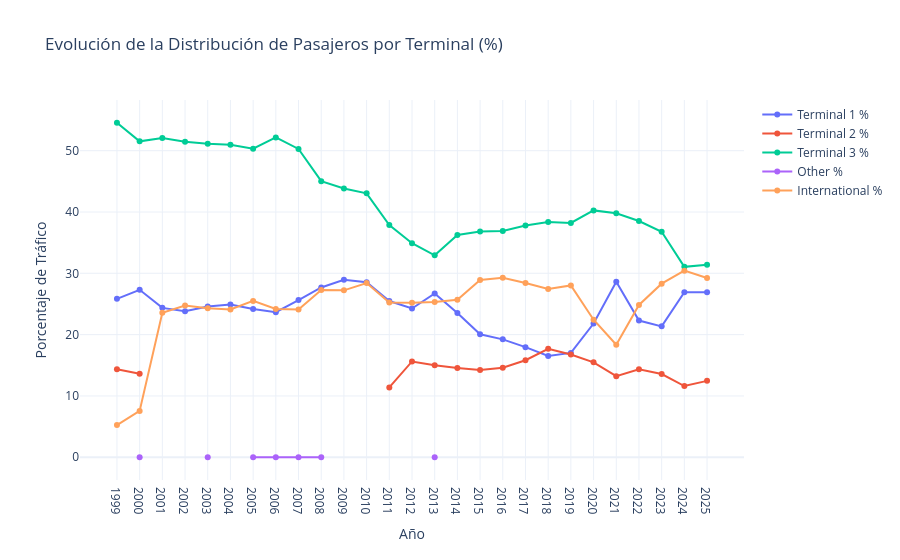
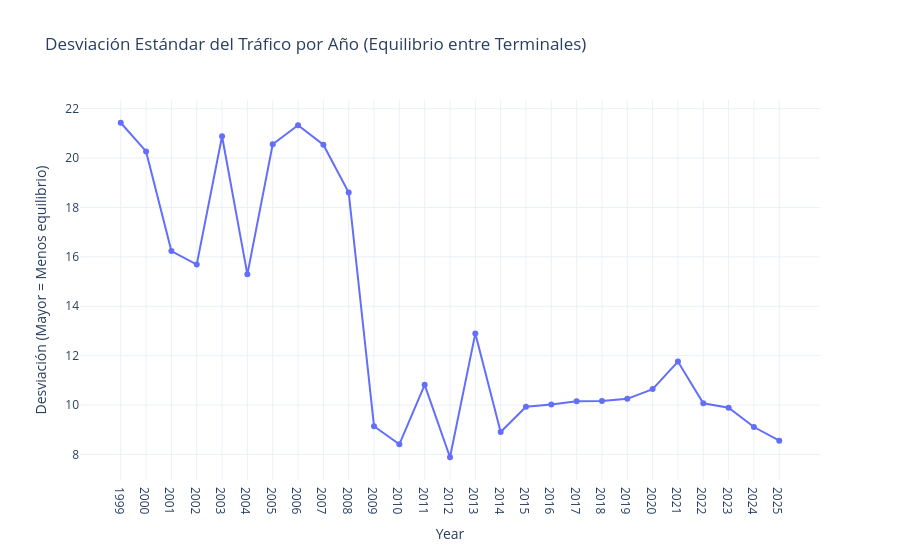

Write notebook code for charts like these, in order.
### Code cell
col_percentage = ["Terminal 1 %",
                  "Terminal 2 %",
                  "Terminal 3 %",
                  "Other %",
                  "International %"]

cols_existentes = [c for c in col_percentage if c in tabla_terminales.columns]

fig1 = go.Figure()

for col in cols_existentes:
    fig1.add_trace(go.Scatter(
        x=tabla_terminales.index,
        y=tabla_terminales[col],
        mode="lines+markers",
        name=col
    ))

fig1.update_layout(
    title="Evolución de la Distribución de Pasajeros por Terminal (%)",
    xaxis_title="Año",
    yaxis_title="Porcentaje de Tráfico",
    template="plotly_white",
    hovermode="x unified"
)

fig1.show()

std_dev_por_anio = tabla_terminales[cols_existentes].std(axis=1)

fig2 = px.line(
    std_dev_por_anio,
    x=std_dev_por_anio.index,
    y=std_dev_por_anio.values,
    title="Desviación Estándar del Tráfico por Año (Equilibrio entre Terminales)",
    labels={"x": "Año", "y": "Desviación (Mayor = Menos equilibrio)"},
)

fig2.update_traces(mode="lines+markers")
fig2.update_layout(template="plotly_white")

fig2.show()

# Mostrar los años más equilibrados
print("Años con mejor equilibrio (menor desviación estándar):")
print(std_dev_por_anio.sort_values().head(5))

### Figure 1 — Plotly figure (JSON) as saved in the notebook; plotly's stock layout.template omitted (floating-point values rounded to 4 significant figures)
{"data": [{"mode": "lines+markers", "name": "Terminal 1 %", "type": "scatter", "x": ["1999", "2000", "2001", "2002", "2003", "2004", "2005", "2006", "2007", "2008", "2009", "2010", "2011", "2012", "2013", "2014", "2015", "2016", "2017", "2018", "2019", "2020", "2021", "2022", "2023", "2024", "2025"], "y": [25.84, 27.31, 24.36, 23.82, 24.59, 24.91, 24.17, 23.65, 25.63, 27.69, 28.94, 28.55, 25.48, 24.26, 26.73, 23.52, 20.05, 19.23, 17.96, 16.53, 17.02, 21.82, 28.64, 22.29, 21.35, 26.9, 26.92]}, {"mode": "lines+markers", "name": "Terminal 2 %", "type": "scatter", "x": ["1999", "2000", "2001", "2002", "2003", "2004", "2005", "2006", "2007", "2008", "2009", "2010", "2011", "2012", "2013", "2014", "2015", "2016", "2017", "2018", "2019", "2020", "2021", "2022", "2023", "2024", "2025"], "y": [14.36, 13.61, NaN, NaN, NaN, NaN, NaN, NaN, NaN, NaN, NaN, NaN, 11.4, 15.62, 15.02, 14.55, 14.22, 14.6, 15.83, 17.68, 16.75, 15.49, 13.23, 14.33, 13.57, 11.61, 12.46]}, {"mode": "lines+markers", "name": "Terminal 3 %", "type": "scatter", "x": ["1999", "2000", "2001", "2002", "2003", "2004", "2005", "2006", "2007", "2008", "2009", "2010", "2011", "2012", "2013", "2014", "2015", "2016", "2017", "2018", "2019", "2020", "2021", "2022", "2023", "2024", "2025"], "y": [54.56, 51.53, 52.08, 51.44, 51.12, 50.98, 50.33, 52.16, 50.29, 45.03, 43.85, 43.05, 37.87, 34.91, 32.94, 36.24, 36.84, 36.91, 37.79, 38.36, 38.21, 40.26, 39.79, 38.53, 36.78, 31.05, 31.39]}, {"mode": "lines+markers", "name": "Other %", "type": "scatter", "x": ["1999", "2000", "2001", "2002", "2003", "2004", "2005", "2006", "2007", "2008", "2009", "2010", "2011", "2012", "2013", "2014", "2015", "2016", "2017", "2018", "2019", "2020", "2021", "2022", "2023", "2024", "2025"], "y": [NaN, 0.0002212, NaN, NaN, 0.0002272, NaN, 5.438e-05, 0.000141, 0.0001294, 5.64e-05, NaN, NaN, NaN, NaN, 0.0001513, NaN, NaN, NaN, NaN, NaN, NaN, NaN, NaN, NaN, NaN, NaN, NaN]}, {"mode": "lines+markers", "name": "International %", "type": "scatter", "x": ["1999", "2000", "2001", "2002", "2003", "2004", "2005", "2006", "2007", "2008", "2009", "2010", "2011", "2012", "2013", "2014", "2015", "2016", "2017", "2018", "2019", "2020", "2021", "2022", "2023", "2024", "2025"], "y": [5.248, 7.553, 23.56, 24.74, 24.29, 24.1, 25.5, 24.19, 24.08, 27.29, 27.22, 28.41, 25.25, 25.21, 25.32, 25.69, 28.9, 29.26, 28.43, 27.44, 28.02, 22.43, 18.34, 24.84, 28.31, 30.43, 29.23]}], "layout": {"hovermode": "x unified", "title": {"text": "Evolución de la Distribución de Pasajeros por Terminal (%)"}, "xaxis": {"title": {"text": "Año"}}, "yaxis": {"title": {"text": "Porcentaje de Tráfico"}}}}

### Figure 2 — Plotly figure (JSON) as saved in the notebook; plotly's stock layout.template omitted (floating-point values rounded to 4 significant figures)
{"data": [{"hovertemplate": "Year=%{x}<br>Desviación (Mayor = Menos equilibrio)=%{y}<extra></extra>", "legendgroup": "", "line": {"color": "#636efa", "dash": "solid"}, "marker": {"symbol": "circle"}, "mode": "lines+markers", "name": "", "orientation": "v", "showlegend": false, "type": "scatter", "x": ["1999", "2000", "2001", "2002", "2003", "2004", "2005", "2006", "2007", "2008", "2009", "2010", "2011", "2012", "2013", "2014", "2015", "2016", "2017", "2018", "2019", "2020", "2021", "2022", "2023", "2024", "2025"], "xaxis": "x", "y": [21.43, 20.27, 16.24, 15.69, 20.88, 15.29, 20.56, 21.33, 20.54, 18.61, 9.144, 8.411, 10.82, 7.888, 12.9, 8.913, 9.934, 10.02, 10.15, 10.16, 10.25, 10.65, 11.76, 10.07, 9.894, 9.112, 8.556], "yaxis": "y"}], "layout": {"legend": {"tracegroupgap": 0}, "title": {"text": "Desviación Estándar del Tráfico por Año (Equilibrio entre Terminales)"}, "xaxis": {"anchor": "y", "domain": [0, 1], "title": {"text": "Year"}}, "yaxis": {"anchor": "x", "domain": [0, 1], "title": {"text": "Desviación (Mayor = Menos equilibrio)"}}}}
